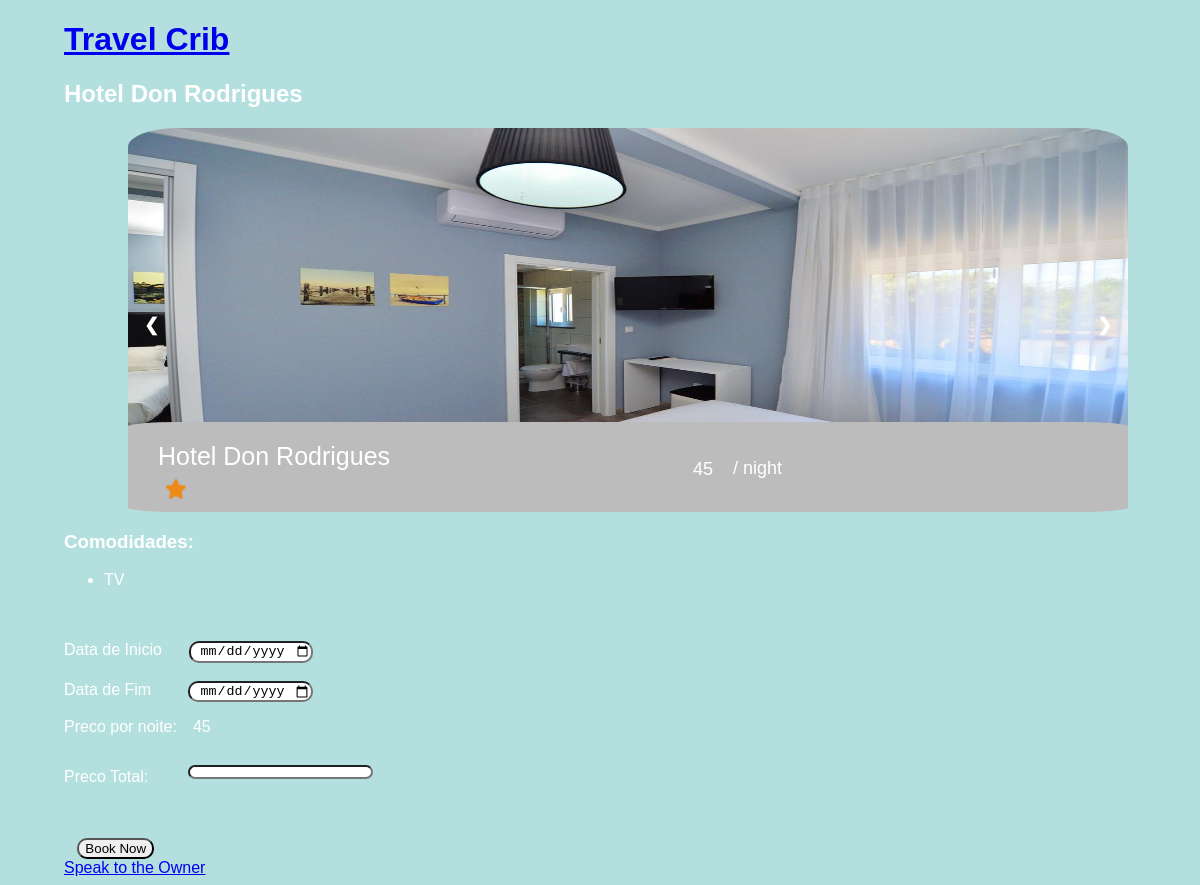
The app's page /pages/anuncio.php?id=1 with its own data.
### tables this page shows
CREATE TABLE Moradia (idMoradia INTEGER PRIMARY KEY AUTOINCREMENT, nome TEXT, preco INTEGER, localizacao TEXT, tipo TEXT, cancelamento INTEGER CHECK (cancelamento >= 0), rating REAL CHECK (rating >= 0), idUtilizador INTEGER REFERENCES Utilizador (idUtilizador) ON DELETE SET NULL ON UPDATE CASCADE, descricao TEXT, morada TEXT);

CREATE TABLE ImagemMoradia (caminho TEXT, idMoradia INTEGER REFERENCES Moradia (idMoradia) ON DELETE SET NULL ON UPDATE CASCADE);

CREATE TABLE Comodidade(
	idComodidade INTEGER PRIMARY KEY AUTOINCREMENT,
	tipo TEXT
);

### database/db_places.php (called while the page is built, shortened)
<?php
    function getPlace( $id){
        try{
            $dbh = Database::instance()->db();
        }catch (Exception $e){
            echo $e->getMessage();
            return array();
        }
        try{
            $stmt = $dbh->prepare('SELECT * FROM Moradia WHERE idMoradia = ?');
            $stmt ->execute(array($id));
        }catch (PDOException $e){
            echo $e->getMessage();
            return array();
        }
        return $stmt->fetch();
    }
    function getComodidades($id){
        try{
            $dbh = Database::instance()->db();
        }catch (Exception $e){
            echo $e->getMessage();
            return array();
        }
        try{
            $stmt = $dbh->prepare('SELECT C.tipo FROM Moradia M, MoradiaComodidade A, Comodidade C WHERE M.idMoradia=A.idMoradia AND A.idComodidade=C.idComodidade AND M.idMoradia= ?');
            $stmt ->execute(array($id));
        }catch (PDOException $e){
            echo $e->getMessage();
            return array();
        }
        return $stmt->fetchAll();
    }
?>

### PHP/moradiasinfo.php (called while the page is built, shortened)
<?php
function getImgsMoradia($idMoradia){
    try{
        $dbh= Database::instance()->db();
      }catch(Exception $e){
        return $e;
    }
    try {
      $stmt = $dbh->prepare('SELECT caminho FROM ImagemMoradia WHERE idMoradia = :idMoradia');
      $stmt->bindParam(':idMoradia', $idMoradia);
      $stmt->execute();
      $images = $stmt->fetchAll();
      return $images;
    }catch(PDOException $e) {
      return -1;
    }
}
function getNameMoradia($idMoradia){
    try{
        $dbh= Database::instance()->db();
      }catch(Exception $e){
        return $e;
    }
    try {
      $stmt = $dbh->prepare('SELECT nome FROM Moradia WHERE idMoradia = :idMoradia');
      $stmt->bindParam(':idMoradia', $idMoradia);
      $stmt->execute();
      return $stmt->fetchColumn();
    }catch(PDOException $e) {
      return -3;
    }
}
function getRating($idMoradia){
    try{
        $dbh= Database::instance()->db();
      }catch(Exception $e){
        return $e;
    }
    try {
      $stmt = $dbh->prepare('SELECT rating FROM Moradia WHERE idMoradia = :idMoradia');
      $stmt->bindParam(':idMoradia', $idMoradia);
      $stmt->execute();
      return $stmt->fetchColumn();
    }catch(PDOException $e) {
      return -4;
    }
}
function getPrice($idMoradia){
    try{
        $dbh= Database::instance()->db();
      }catch(Exception $e){
        return $e;
    }
    try {
      $stmt = $dbh->prepare('SELECT preco FROM Moradia WHERE idMoradia = :idMoradia');
      $stmt->bindParam(':idMoradia', $idMoradia);
      $stmt->execute();
      return $stmt->fetchColumn();
    }catch(PDOException $e) {
      return -5;
    }
}
?>

### includes/list_places.php (the view, shortened to what this page needs)
<?php
include_once('../database/db_places.php');
include_once('../PHP/moradiasinfo.php');
function list_place($id,$checkin,$checkout){
    $place = getPlace($id);
    echo '<h2>' . $place['nome'] .'</h2>';
    list_images($id);
    echo '<h3>Comodidades:</h3>';
    list_comodidades($id);
    echo '<br></br>';
    echo '<form id="Sform" action= "../actions/action_add_reser.php" method="POST">';
        echo '<label for= "datIni">Data de Inicio</label>';
        echo '<input type= "date" name= "dataInicio" id= "datIni" value=' . $checkin . '>';
        echo '<br></br>';
        echo '<label for = "dataFim">Data de Fim</label>';
        echo '<input type= "date" name= "dataFim" id= "datFim" value=' . $checkout . '>';
        echo '<div id="preco">';
        echo '<p>Preco por noite:</p> <p id="precoD">' . $place['preco'] . '</p>';
        echo '</div>';
        echo '<div id="DPT">';
        echo '<p>Preco Total:</p>';
        echo '<input type="text" name= "precoT" id="precoT" readonly>';
        echo '</div>';
        echo '<br></br>';
        echo '<input id="btn" type= "submit" value= "Book Now">';
    echo '</form>';
    echo '<a href= ../pages/chat_Pessoa.php?pessoa=' . $place['idUtilizador'] . ' > Speak to the Owner </a>';
}
function list_comodidades($id){
    $comodidades = getComodidades($id);
    if(empty($comodidades)){
        echo '<p> Nao existem comodidades para esta moradia!</p>';
    }else{
        echo '<ul>';
        foreach ($comodidades as $comod){
            echo '<li>'. $comod['tipo'] .'</li>';
        }
        echo '</ul>';
    }
}
function list_images($id){
        echo ('<div class="slideshow-container">');
        $images = getImgsMoradia($id);
        foreach ($images as $imagee) {
            $image = $imagee['caminho'];
            echo ("<div class='mySlides$id'>");
            echo ("<img src={$image}" . ' ' . 'width="100%" height="380px">');
            echo ('</div>');
        }
        echo ("<a class='prev' onclick='plusSlides(-1,$id)'>&#10094;</a>");
        echo ("<a class='next' onclick='plusSlides(1,$id)'>&#10095;</a>");
        echo ('<div class="fundo"><br></div>');
        echo ('<div class="caption1"><a>');
        echo (getNameMoradia($id));
        echo ('</a></div>');
        echo ('<div class="forday"><br>&nbsp;/&nbsp;night</div>');
        echo ('<div class="price"><br>');
        echo (getPrice($id));
        echo ('</div>');
        $Rating = getRating($id);
        for ($i = 1; $i <= $Rating; $i++) {
            echo ("<div class='star{$i}'>");
            echo ('<img src="../icons/star.png" width="25px" height="25px" /> </div>');
        }
        echo ('</div>');
}

### CSS/anuncio.css (style rules this page uses)
body { background-color: #b3dfde; color: rgb(255, 255, 255); margin-left: 4em; font-family: sans-serif; }
#datIni { margin-left: 2em; border-radius: 10px; text-align: center; }
#datFim { margin-left: 2.8em; border-radius: 10px; text-align: center; }
#preco { display: flex; }
#precoD { margin-left: 1em; }
#DPT { display: flex; }
#precoT { margin-top: 1em; margin-left: 3em; height: 1em; border-radius: 10px; text-align: center; }
#btn { border-radius: 10px; margin-left: 1em; }

### CSS/showslides.css (style rules this page uses)
* { box-sizing:border-box }
.slideshow-container { max-width: 1000px; position: relative; margin: auto; }
.slideshow-container img { border-radius: 5%; }
.prev, .next { cursor: pointer; position: absolute; top: 50%; width: auto; margin-top: -22px; padding: 16px; color: white; font-weight: bold; font-size: 18px; transition: 0.6s ease; border-radius: 0 3px 3px 0; user-select: none; }
.next { right: 0; border-radius: 3px 0 0 3px; }
.slideshow-container .fundo { position: absolute; width: 100%; height: 90px; bottom: 0px; left: 0px; color: #ffffff; background: #bcbcbc; text-align: left; font-weight:bold; opacity:1; border-radius: 5%; }
.slideshow-container .caption1 { position: absolute; width: 480px; height: 65px; bottom: 20px; left: 0px; color: #ffffff; text-align: left; opacity:1; margin-left: 1.2em; margin-bottom: -0.6em; font-size: 25px; }
.caption1 a { text-decoration: none; color:white; }
.slideshow-container .star1 { position: absolute; width: 480px; height: 65px; bottom: -30px; left: 35px; opacity: 1; }
.slideshow-container .forday { position: absolute; width: 480px; height: 65px; bottom: 10px; left: 600px; color: #ffffff; opacity:1; font-size: 18px; }
.slideshow-container .price { position: absolute; width: 480px; height: 64px; bottom: 10px; left: 565px; color: #ffffff; opacity:1; font-size: 18px; }

### records on screen
moradia: nome "Hotel Don Rodrigues", preco "45", rating 1 (drawn)
imagemmoradia: caminho (picture)
comodidade: tipo "TV"
